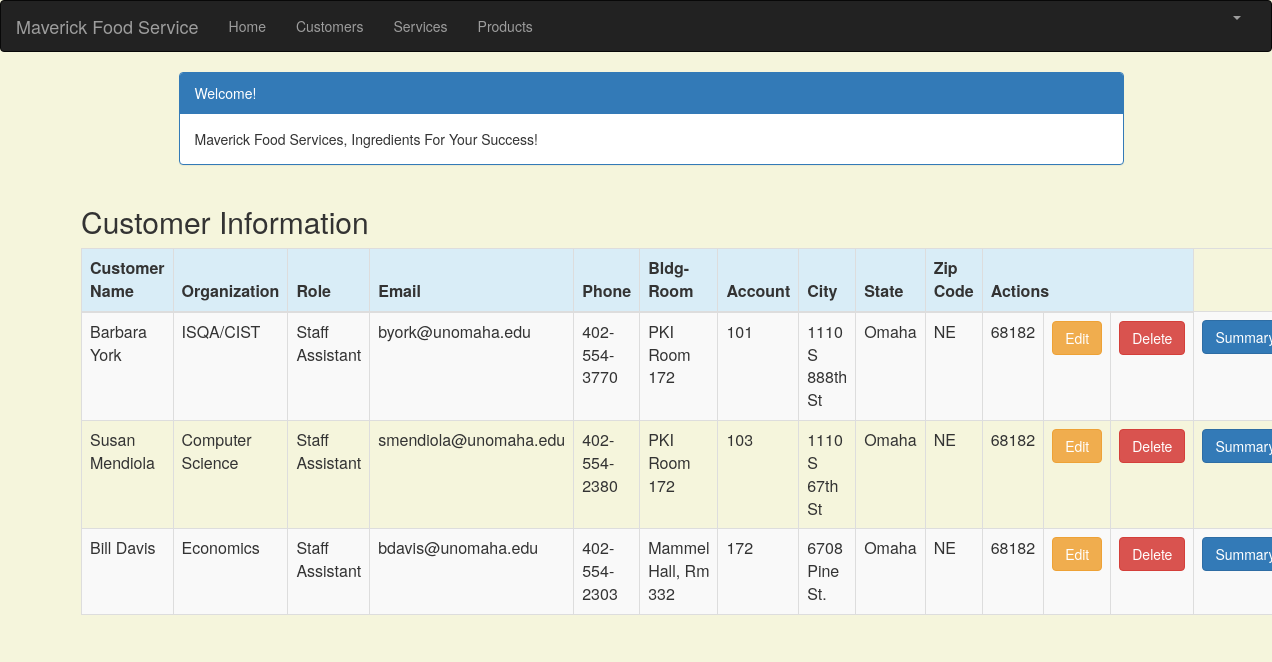
/customer_list (signed in), run on the app's committed database.
### crm/models.py (models this page shows, shortened)
class Customer(models.Model):
    cust_name = models.CharField(max_length=50)
    organization = models.CharField(max_length=100, blank=True)
    role = models.CharField(max_length=100)
    email = models.EmailField(max_length=100)
    bldgroom = models.CharField(max_length=100)
    address = models.CharField(max_length=200)
    account_number = models.IntegerField(blank=False, null=False)
    city = models.CharField(max_length=50)
    state = models.CharField(max_length=50)
    zipcode = models.CharField(max_length=10)
    phone_number = models.CharField(max_length=50)
    created_date = models.DateTimeField(default=timezone.now)
    updated_date = models.DateTimeField(auto_now_add=True)

### crm/views.py (the view)
# urls.py: path('customer_list', views.customer_list, name='customer_list'),
@login_required
def customer_list(request):
    customer = Customer.objects.filter(created_date__lte=timezone.now())
    return render(request, 'crm/customer_list.html', {'customers': customer})

### crm/templates/crm/customer_list.html (shortened to what this page needs)
{% extends 'crm/base.html' %}
{% block content %}
<html>
    <head>
        <link rel="stylesheet" href="https://maxcdn.bootstrapcdn.com/bootstrap/3.3.4/css/bootstrap.min.css">
    </head>
    <body>
        <div class="container">
            <div class="row">
                <div class="col-md-10 col-md-offset-1">
                    <div class="panel panel-primary">
                        <div class="panel-heading">Welcome!</div>
                        <div class="panel-body">
                            Maverick Food Services, Ingredients For Your Success!
                        </div>
                    </div>
                </div>
            </div>
            <div class="row">
                <h2 style="padding-left: 15px">Customer Information</h2>
            </div>
            <div>
                <table class="table table-striped table-bordered table-hover">
                    <thead>
                        <tr class="bg-info">
                            <th>Customer Name</th>
                            <th>Organization</th>
                            <th>Role</th>
                            <th>Email</th>
                            <th>Phone</th>
                            <th>Bldg-Room</th>
                            <th>Account</th>
                            <th>City</th>
                            <th>State</th>
                            <th>Zip Code</th>
                            <th colspan="3">Actions</th>
                        </tr>
                    </thead>
                    <tbody>
                        {% for customer in customers %}
                        <tr>
                            <td>{{customer.cust_name}}</td>
                            <td>{{customer.organization}}</td>
                            <td>{{customer.role}}</td>
                            <td>{{customer.email}}</td>
                            <td>{{customer.phone_number}}</td>
                            <td>{{customer.bldgroom}}</td>
                            <td>{{customer.account_number}}</td>
                            <td>{{customer.address}}</td>
                            <td>{{customer.city}}</td>
                            <td>{{customer.state}}</td>
                            <td>{{customer.zipcode}}</td>
                            <td>
                                <a href="{% url 'crm:customer_edit' pk=customer.pk %}" class="btn btn-warning">Edit</a>
                            </td>
                            <td>
                                <a href="{% url 'crm:customer_delete' pk=customer.pk %}"
                                   onclick="return confirm('Are you sure you want to delete?')"
                                   class="btn btn-danger">Delete</a>
                            </td>
                            <td><a href="" class="btn btn-primary">Summary</a></td>
                        </tr>
                        {% endfor %}
                    </tbody>
                </table>
            </div>
        </div>
    </body>
</html>
{% endblock %}

### crm/templates/crm/customer_list.html (style rules this page uses)
body { background-color: beige; }

### data on the page
Customer: cust_name "Barbara York", organization "ISQA/CIST", role "Staff Assistant", email "byork@unomaha.edu", phone_number "402-554-3770", bldgroom "PKI Room 172", account_number "101", address "1110 S 888th St", city "Omaha", state "NE", zipcode "68182"
Customer: cust_name "Susan Mendiola", organization "Computer Science", role "Staff Assistant", email "smendiola@unomaha.edu", phone_number "402-554-2380", bldgroom "PKI Room 172", account_number "103", address "1110 S 67th St", city "Omaha", state "NE", zipcode "68182"
Customer: cust_name "Bill Davis", organization "Economics", role "Staff Assistant", email "bdavis@unomaha.edu", phone_number "402-554-2303", bldgroom "Mammel Hall, Rm 332", account_number "172", address "6708 Pine St.", city "Omaha", state "NE", zipcode "68182"
